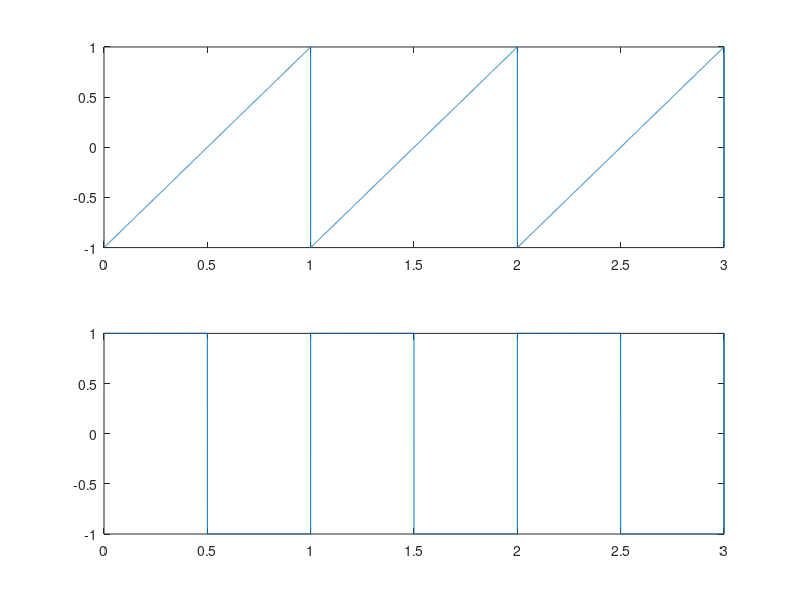

Write MATLAB code to recreate this figure.
fs= 8000;
t= 0:1/fs:3;
z1= sawtooth(2*pi*t);
figure(1)
subplot(211)
plot(t,z1)
axis([0 3 -1 1])
z2= square(2*pi*t);
subplot(212)
plot(t,z2)
axis([0 3 -1 1])